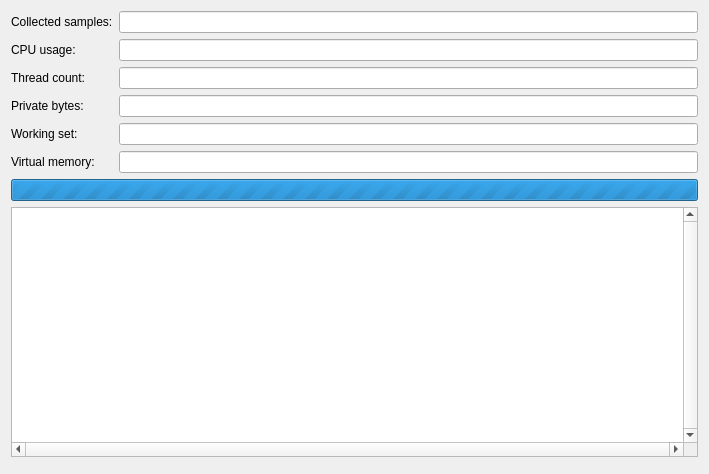
<?xml version="1.0" encoding="UTF-8"?>
<ui version="4.0">
 <class>RunningDialog</class>
 <widget class="QDialog" name="RunningDialog">
  <property name="geometry">
   <rect>
    <x>0</x>
    <y>0</y>
    <width>709</width>
    <height>474</height>
   </rect>
  </property>
  <property name="windowTitle">
   <string>Profiling...</string>
  </property>
  <layout class="QVBoxLayout" name="verticalLayout">
   <item>
    <widget class="QWidget" name="widget" native="true">
     <property name="sizePolicy">
      <sizepolicy hsizetype="Preferred" vsizetype="Fixed">
       <horstretch>0</horstretch>
       <verstretch>0</verstretch>
      </sizepolicy>
     </property>
     <layout class="QFormLayout" name="formLayout">
      <property name="leftMargin">
       <number>0</number>
      </property>
      <property name="topMargin">
       <number>0</number>
      </property>
      <property name="rightMargin">
       <number>0</number>
      </property>
      <property name="bottomMargin">
       <number>0</number>
      </property>
      <item row="0" column="0">
       <widget class="QLabel" name="lblCollectedSamples">
        <property name="text">
         <string>Collected samples:</string>
        </property>
       </widget>
      </item>
      <item row="0" column="1">
       <widget class="QLineEdit" name="txtCollectedSamples">
        <property name="readOnly">
         <bool>true</bool>
        </property>
       </widget>
      </item>
      <item row="1" column="0">
       <widget class="QLabel" name="lblCpuUsage">
        <property name="text">
         <string>CPU usage:</string>
        </property>
       </widget>
      </item>
      <item row="1" column="1">
       <widget class="QLineEdit" name="txtCpuUsage">
        <property name="readOnly">
         <bool>true</bool>
        </property>
       </widget>
      </item>
      <item row="2" column="0">
       <widget class="QLabel" name="lblThreadCount">
        <property name="text">
         <string>Thread count:</string>
        </property>
       </widget>
      </item>
      <item row="2" column="1">
       <widget class="QLineEdit" name="txtThreadCount">
        <property name="readOnly">
         <bool>true</bool>
        </property>
       </widget>
      </item>
      <item row="3" column="0">
       <widget class="QLabel" name="lblPrivateBytes">
        <property name="text">
         <string>Private bytes:</string>
        </property>
       </widget>
      </item>
      <item row="3" column="1">
       <widget class="QLineEdit" name="txtPrivateBytes">
        <property name="readOnly">
         <bool>true</bool>
        </property>
       </widget>
      </item>
      <item row="4" column="0">
       <widget class="QLabel" name="lblWorkingSet">
        <property name="text">
         <string>Working set:</string>
        </property>
       </widget>
      </item>
      <item row="4" column="1">
       <widget class="QLineEdit" name="txtWorkingSet">
        <property name="readOnly">
         <bool>true</bool>
        </property>
       </widget>
      </item>
      <item row="5" column="0">
       <widget class="QLabel" name="lblVirtualMemory">
        <property name="text">
         <string>Virtual memory:</string>
        </property>
       </widget>
      </item>
      <item row="5" column="1">
       <widget class="QLineEdit" name="txtVirtualMemory">
        <property name="readOnly">
         <bool>true</bool>
        </property>
       </widget>
      </item>
     </layout>
    </widget>
   </item>
   <item>
    <widget class="QProgressBar" name="pbProgress">
     <property name="maximum">
      <number>0</number>
     </property>
     <property name="textVisible">
      <bool>false</bool>
     </property>
    </widget>
   </item>
   <item>
    <widget class="QPlainTextEdit" name="txtLog">
     <property name="verticalScrollBarPolicy">
      <enum>Qt::ScrollBarAlwaysOn</enum>
     </property>
     <property name="horizontalScrollBarPolicy">
      <enum>Qt::ScrollBarAlwaysOn</enum>
     </property>
     <property name="lineWrapMode">
      <enum>QPlainTextEdit::NoWrap</enum>
     </property>
     <property name="readOnly">
      <bool>true</bool>
     </property>
    </widget>
   </item>
   <item>
    <widget class="QDialogButtonBox" name="btnBox"/>
   </item>
  </layout>
 </widget>
 <resources/>
 <connections>
  <connection>
   <sender>btnBox</sender>
   <signal>accepted()</signal>
   <receiver>RunningDialog</receiver>
   <slot>accept()</slot>
   <hints>
    <hint type="sourcelabel">
     <x>248</x>
     <y>254</y>
    </hint>
    <hint type="destinationlabel">
     <x>157</x>
     <y>274</y>
    </hint>
   </hints>
  </connection>
  <connection>
   <sender>btnBox</sender>
   <signal>rejected()</signal>
   <receiver>RunningDialog</receiver>
   <slot>reject()</slot>
   <hints>
    <hint type="sourcelabel">
     <x>316</x>
     <y>260</y>
    </hint>
    <hint type="destinationlabel">
     <x>286</x>
     <y>274</y>
    </hint>
   </hints>
  </connection>
 </connections>
</ui>
